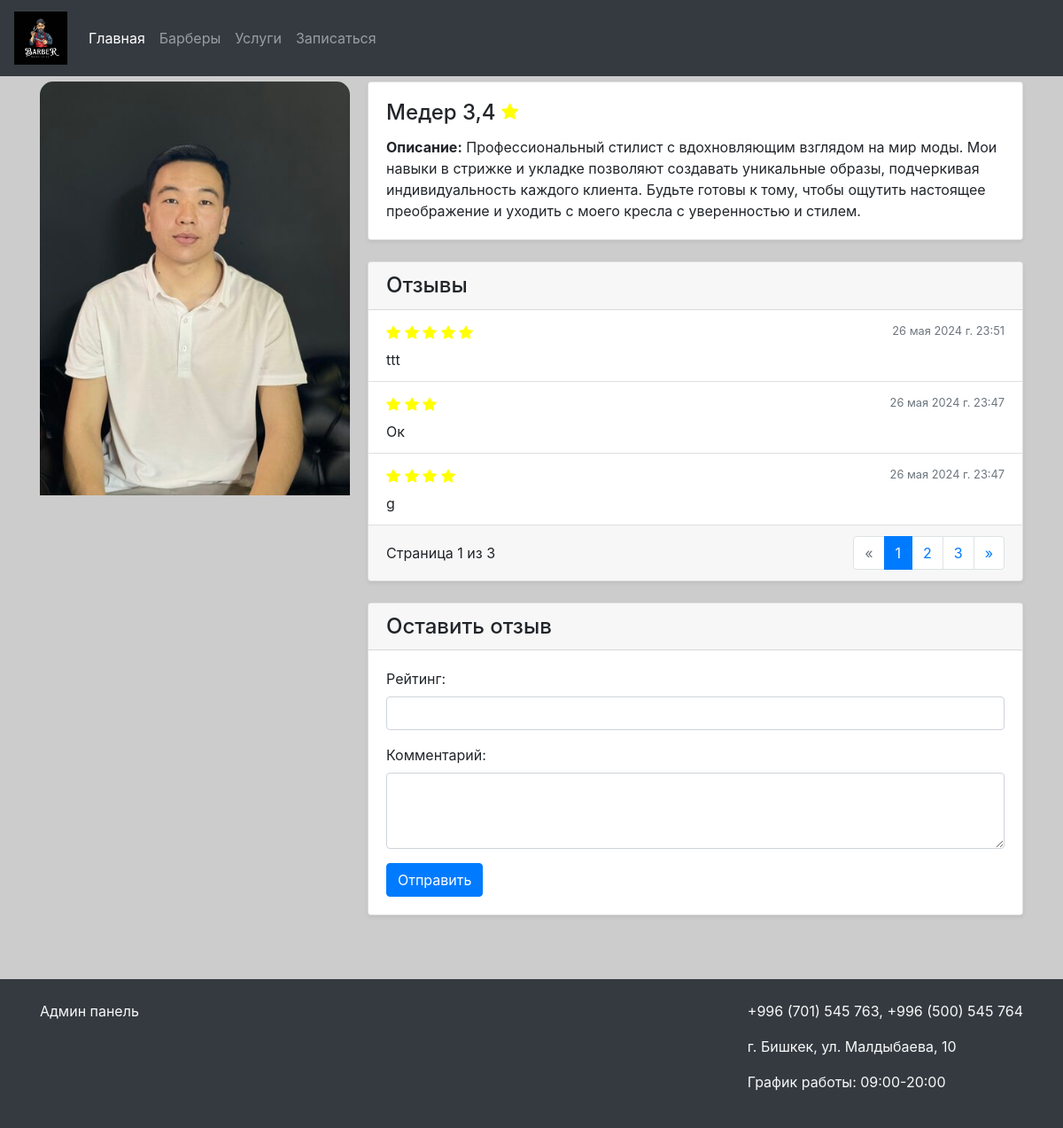
Page /barbers/1/ on the earlier database version.
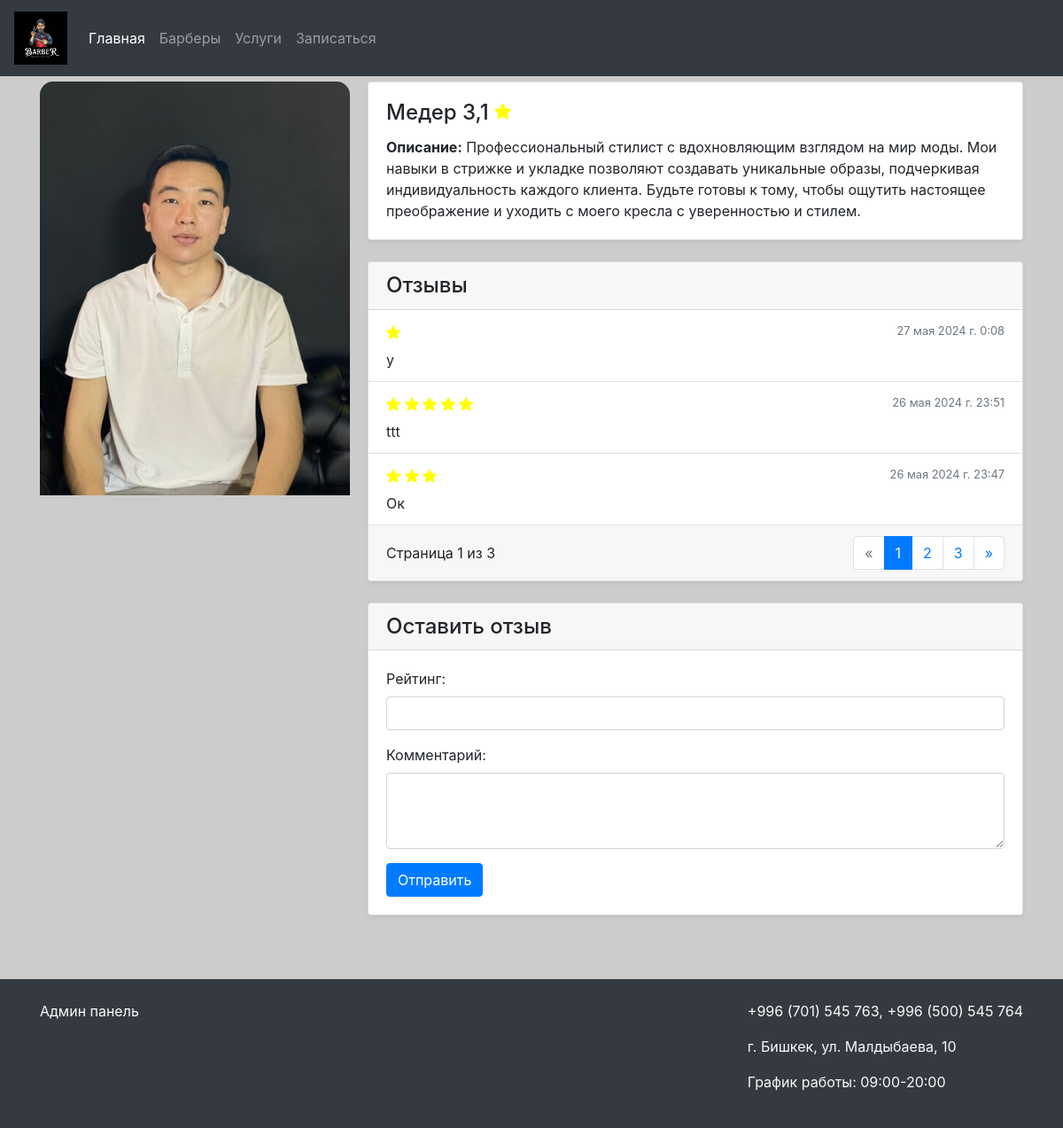
Same page on the later database version.
### barbershop/models.py (models this page shows, shortened)
class Review(models.Model):
    barber = models.ForeignKey(Barber, related_name='reviews', on_delete=models.CASCADE)
    rating = models.IntegerField(validators=[MinValueValidator(1), MaxValueValidator(5)])
    comment = models.TextField()
    created_at = models.DateTimeField(auto_now_add=True, verbose_name='Дата создания')

### barbershop/views.py (the view)
# urls.py: path('barbers/<int:pk>/', views.barber_detail, name='barber_detail'),
def barber_detail(request, pk):
    barber = get_object_or_404(Barber, pk=pk)
    reviews = barber.reviews.all().order_by('-created_at')
    paginator = Paginator(reviews, 3)
    page_number = request.GET.get('page')
    page_obj = paginator.get_page(page_number)
    average_rating = reviews.aggregate(Avg('rating'))['rating__avg']
    return render(request, 'barber_detail.html', {'barber': barber, 'page_obj': page_obj, 'average_rating': average_rating})

### main/templatetags/custom_filters.py (called while the page is built)
@register.filter
def times(number):
    return range(number)

### templates/barber_detail.html (shortened to what the changed rows need)
{% load custom_filters %}
{% include 'header_and_footer/header.html' %}
<div class="container">
    <div class="mb-4 d-flex" style="margin-top: 20px">
        <div>
            <div class="card shadow-sm">
                <div class="card-body">
                    <h4 class="card-title">{{ barber.name }} {% if average_rating %}{{ average_rating|floatformat:1 }} {% endif %}</h4>
                    <p class="card-text"><strong>Описание:</strong> {{ barber.description }}</p>
                </div>
            </div>
            <div class="card shadow-sm my-4">
                <ul class="list-group list-group-flush">
                    {% for review in page_obj %}
                        <li class="list-group-item">
                            <div class="d-flex justify-content-between align-items-center">
                                <div>
                                </div>
                                <small class="text-muted">{{ review.created_at}}</small>
                            </div>
                            <div class="mt-2">
                                {{ review.comment }}
                            </div>
                        </li>
                    {% empty %}
                        <li class="list-group-item">Пока нет отзывов</li>
                    {% endfor %}
                </ul>
                <div class="card-footer d-flex justify-content-between align-items-center">
                    <nav aria-label="Page navigation">
                        <ul class="pagination mb-0">
                            {% for num in page_obj.paginator.page_range %}
                                {% if page_obj.number == num %}
                                    <li class="page-item active"><span class="page-link">{{ num }}</span></li>
                                {% else %}
                                    <li class="page-item"><a class="page-link" href="?page={{ num }}">{{ num }}</a></li>
                                {% endif %}
                            {% endfor %}
                        </ul>
                    </nav>
                </div>
            </div>
        </div>
    </div>
</div>
{% include 'header_and_footer/footer.html' %}

Differences in the rows shown:
no longer on this page (row unchanged): Review: rating 4 (drawn), created_at "26 мая 2024 г. 23:47", comment "g"
added Review: rating 1 (drawn), created_at "27 мая 2024 г. 0:08", comment "у"
Other differences:
{{ average_rating|floatformat:1 }}: "3,4" → "3,1"
